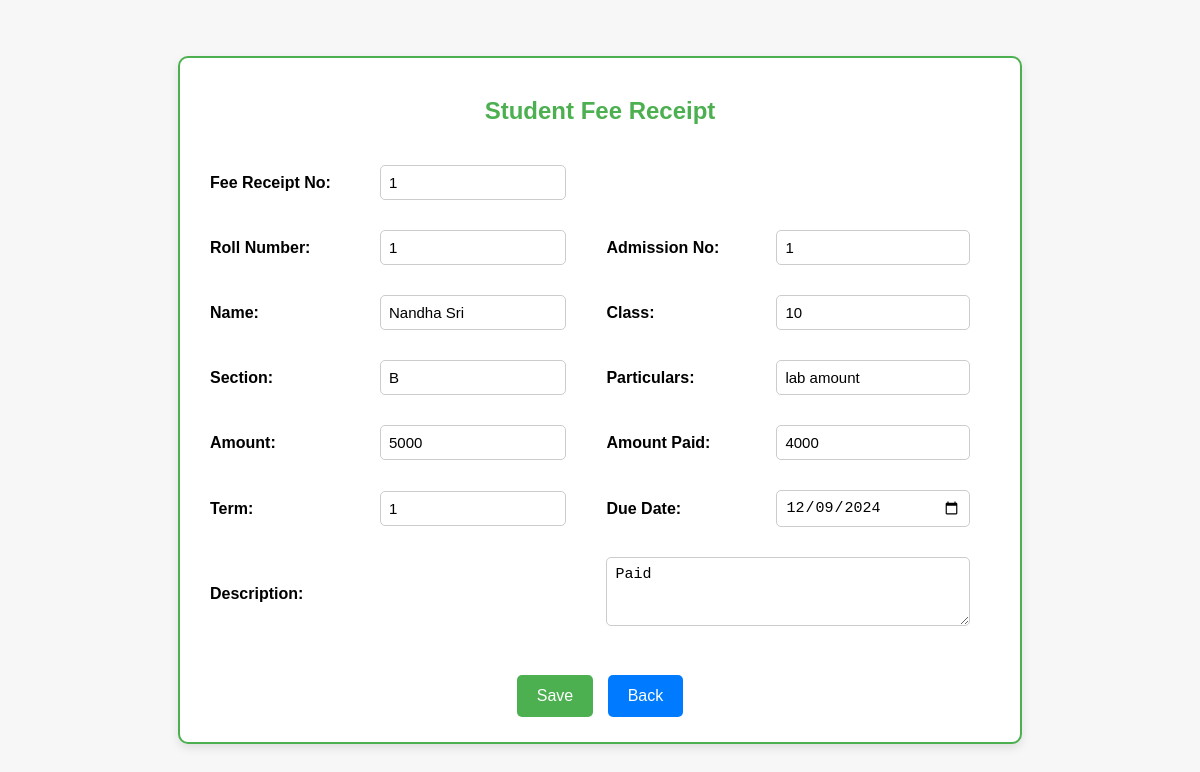
The app's page /fee_management/modules/edit_fee.php?id=44 with its own data.
### tables this page shows
CREATE TABLE `feereceipt` (
  `id` int(11) NOT NULL,
  `Sno` int(11) NOT NULL,
  `Feereceiptno` varchar(10) NOT NULL,
  `date` date NOT NULL DEFAULT current_timestamp(),
  `StudentRollNumber` varchar(20) NOT NULL,
  `addmissionno` varchar(10) NOT NULL,
  `Studentname` varchar(250) NOT NULL,
  `class` varchar(10) NOT NULL,
  `section` varchar(100) NOT NULL,
  `year` varchar(100) NOT NULL,
  `particulars` varchar(280) NOT NULL,
  `amount` varchar(20) NOT NULL,
  `amountpaid` varchar(20) NOT NULL,
  `dueamount` varchar(20) NOT NULL,
  `term` varchar(20) NOT NULL,
  `duedate` date NOT NULL DEFAULT current_timestamp(),
  `description` text NOT NULL
);

### fee_management/modules/edit_fee.php (the view, shortened to what this page needs)
<?php
include '../config/db.php';
$id = isset($_GET['id']) ? intval($_GET['id']) : 0;
$query = "SELECT * FROM feereceipt WHERE id = ?";
$stmt = $conn->prepare($query);
$stmt->execute([$id]);
$record = $stmt->fetch(PDO::FETCH_ASSOC);
?>
<!DOCTYPE html>
<html lang="en">
<head>
</head>
<body>
<div class="form-container">
    <h2>Student Fee Receipt</h2>
    <form method="POST">
        <table>
            <tr>
                <td><label for="Feereceiptno">Fee Receipt No:</label></td>
                <td><input type="text" name="Feereceiptno" value="<?= htmlspecialchars($record['Feereceiptno'] ?? ''); ?>" required></td>
            </tr>
            <tr>
                <td><label for="StudentRollNumber">Roll Number:</label></td>
                <td><input type="text" name="StudentRollNumber" value="<?= htmlspecialchars($record['StudentRollNumber'] ?? ''); ?>" required></td>
                <td><label for="addmissionno">Admission No:</label></td>
                <td><input type="text" name="addmissionno" value="<?= htmlspecialchars($record['addmissionno'] ?? ''); ?>" required></td>
            </tr>
            <tr>
                <td><label for="Studentname">Name:</label></td>
                <td><input type="text" name="Studentname" value="<?= htmlspecialchars($record['Studentname'] ?? ''); ?>" required></td>
                <td><label for="class">Class:</label></td>
                <td><input type="text" name="class" value="<?= htmlspecialchars($record['class'] ?? ''); ?>" required></td>
            </tr>
            <tr>
                <td><label for="section">Section:</label></td>
                <td><input type="text" name="section" value="<?= htmlspecialchars($record['section'] ?? ''); ?>" required></td>
                <td><label for="particulars">Particulars:</label></td>
                <td><input type="text" name="particulars" value="<?= htmlspecialchars($record['particulars'] ?? ''); ?>" required></td>
            </tr>
            <tr>
                <td><label for="amount">Amount:</label></td>
                <td><input type="number" name="amount" value="<?= htmlspecialchars($record['amount'] ?? ''); ?>" required></td>
                <td><label for="amountpaid">Amount Paid:</label></td>
                <td><input type="number" name="amountpaid" value="<?= htmlspecialchars($record['amountpaid'] ?? ''); ?>" required></td>
            </tr>
            <tr>
                <td><label for="term">Term:</label></td>
                <td><input type="text" name="term" value="<?= htmlspecialchars($record['term'] ?? ''); ?>" required></td>
                <td><label for="duedate">Due Date:</label></td>
                <td><input type="date" name="duedate" value="<?= htmlspecialchars($record['duedate'] ?? ''); ?>" required></td>
            </tr>
            <tr>
                <td colspan="2"><label for="description">Description:</label></td>
                <td colspan="2"><textarea name="description" rows="3"><?= htmlspecialchars($record['description'] ?? ''); ?></textarea></td>
            </tr>
        </table>
        <div class="action-buttons">
            <button type="submit">Save</button>
            <button type="button" class="back-btn" onclick="window.location.href='manage_fee.php'">Back</button>
        </div>
    </form>
</div>
</body>
</html>

### fee_management/modules/edit_fee.php (style rules this page uses)
body { font-family: Arial, sans-serif; background-color: #f7f7f7; display: flex; justify-content: center; align-items: center; height: 100vh; margin: 0; }
.form-container { width: 80%; max-width: 800px; background-color: #fff; border: 2px solid #4CAF50; border-radius: 10px; padding: 20px; box-shadow: 0 4px 10px rgba(0, 0, 0, 0.1); }
h2 { text-align: center; color: #4CAF50; font-size: 24px; margin-bottom: 20px; }
table { width: 100%; border-collapse: separate; border-spacing: 0 10px; }
td { padding: 10px; vertical-align: middle; }
label { font-weight: bold; display: inline-block; width: 150px; }
input[type="text"], input[type="number"], input[type="date"], textarea { width: calc(100% - 20px); padding: 8px; border: 1px solid #ccc; border-radius: 5px; font-size: 15px; box-sizing: border-box; }
textarea { resize: vertical; }
.action-buttons { text-align: center; margin-top: 20px; }
button { background-color: #4CAF50; color: #fff; padding: 12px 20px; border: none; border-radius: 5px; cursor: pointer; font-size: 16px; margin: 5px; }
.back-btn { background-color: #007BFF; }

### records on screen
feereceipt: Feereceiptno "1", StudentRollNumber "1", addmissionno "1", Studentname "Nandha Sri", class "10", section "B", particulars "lab amount", amount "5000", amountpaid "4000", term "1", duedate "12/09/2024", description "Paid"
